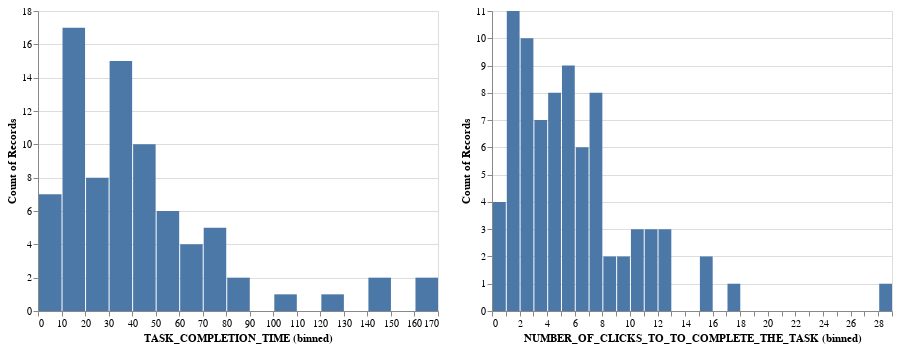

The notebook cell saved with this chart:
### Code cell
base = alt.Chart(overview).mark_bar().encode(
    y="count()",
    x=alt.X("TASK_COMPLETION_TIME", type='quantitative', bin=alt.BinParams(maxbins=30)),
)

base
(base | base.encode(x=alt.X("NUMBER_OF_CLICKS_TO_TO_COMPLETE_THE_TASK", type='quantitative', bin=alt.BinParams(maxbins=30))))

### Figure 1 — Vega-Lite specification as saved in the notebook (floating-point values rounded to 4 significant figures)
{"config": {"view": {"continuousWidth": 400, "continuousHeight": 300}}, "hconcat": [{"mark": "bar", "encoding": {"x": {"bin": {"maxbins": 30}, "field": "TASK_COMPLETION_TIME", "type": "quantitative"}, "y": {"aggregate": "count", "type": "quantitative"}}}, {"mark": "bar", "encoding": {"x": {"bin": {"maxbins": 30}, "field": "NUMBER_OF_CLICKS_TO_TO_COMPLETE_THE_TASK", "type": "quantitative"}, "y": {"aggregate": "count", "type": "quantitative"}}}], "data": {"name": "data-ad2aa700a83011250d7f614c73b996bd"}, "$schema": "https://vega.github.io/schema/vega-lite/v4.17.0.json", "datasets": {"data-ad2aa700a83011250d7f614c73b996bd": [{"ID_PARTICIPANTE": 1, "TASK_NUMBER": 1, "TASK_COMPLETION_TIME": 64.43, "NUMBER_OF_CLICKS_TO_TO_COMPLETE_THE_TASK": 2, "environment": "ar"}, {"ID_PARTICIPANTE": 1, "TASK_NUMBER": 2, "TASK_COMPLETION_TIME": 32.29, "NUMBER_OF_CLICKS_TO_TO_COMPLETE_THE_TASK": 3, "environment": "ar"}, {"ID_PARTICIPANTE": 1, "TASK_NUMBER": 3, "TASK_COMPLETION_TIME": 19.74, "NUMBER_OF_CLICKS_TO_TO_COMPLETE_THE_TASK": 2, "environment": "ar"}, {"ID_PARTICIPANTE": 1, "TASK_NUMBER": 4, "TASK_COMPLETION_TIME": 147.6, "NUMBER_OF_CLICKS_TO_TO_COMPLETE_THE_TASK": 10, "environment": "ar"}, {"ID_PARTICIPANTE": 1, "TASK_NUMBER": 5, "TASK_COMPLETION_TIME": 103.7, "NUMBER_OF_CLICKS_TO_TO_COMPLETE_THE_TASK": 11, "environment": "ar"}, {"ID_PARTICIPANTE": 2, "TASK_NUMBER": 1, "TASK_COMPLETION_TIME": 41.52, "NUMBER_OF_CLICKS_TO_TO_COMPLETE_THE_TASK": 2, "environment": "ar"}, {"ID_PARTICIPANTE": 2, "TASK_NUMBER": 2, "TASK_COMPLETION_TIME": 58.81, "NUMBER_OF_CLICKS_TO_TO_COMPLETE_THE_TASK": 5, "environment": "ar"}, {"ID_PARTICIPANTE": 2, "TASK_NUMBER": 3, "TASK_COMPLETION_TIME": 18.62, "NUMBER_OF_CLICKS_TO_TO_COMPLETE_THE_TASK": 1, "environment": "ar"}, {"ID_PARTICIPANTE": 2, "TASK_NUMBER": 4, "TASK_COMPLETION_TIME": 75.74, "NUMBER_OF_CLICKS_TO_TO_COMPLETE_THE_TASK": 10, "environment": "ar"}, {"ID_PARTICIPANTE": 2, "TASK_NUMBER": 5, "TASK_COMPLETION_TIME": 64.13, "NUMBER_OF_CLICKS_TO_TO_COMPLETE_THE_TASK": 7, "environment": "ar"}, {"ID_PARTICIPANTE": 3, "TASK_NUMBER": 1, "TASK_COMPLETION_TIME": 28.53, "NUMBER_OF_CLICKS_TO_TO_COMPLETE_THE_TASK": 0, "environment": "ar"}, {"ID_PARTICIPANTE": 3, "TASK_NUMBER": 2, "TASK_COMPLETION_TIME": 28.18, "NUMBER_OF_CLICKS_TO_TO_COMPLETE_THE_TASK": 3, "environment": "ar"}, {"ID_PARTICIPANTE": 3, "TASK_NUMBER": 3, "TASK_COMPLETION_TIME": 15.92, "NUMBER_OF_CLICKS_TO_TO_COMPLETE_THE_TASK": 1, "environment": "ar"}, {"ID_PARTICIPANTE": 3, "TASK_NUMBER": 4, "TASK_COMPLETION_TIME": 127.8, "NUMBER_OF_CLICKS_TO_TO_COMPLETE_THE_TASK": 17, "environment": "ar"}, {"ID_PARTICIPANTE": 3, "TASK_NUMBER": 5, "TASK_COMPLETION_TIME": 67.6, "NUMBER_OF_CLICKS_TO_TO_COMPLETE_THE_TASK": 7, "environment": "ar"}, {"ID_PARTICIPANTE": 4, "TASK_NUMBER": 1, "TASK_COMPLETION_TIME": 39.14, "NUMBER_OF_CLICKS_TO_TO_COMPLETE_THE_TASK": 7, "environment": "ar"}, {"ID_PARTICIPANTE": 4, "TASK_NUMBER": 2, "TASK_COMPLETION_TIME": 30.57, "NUMBER_OF_CLICKS_TO_TO_COMPLETE_THE_TASK": 4, "environment": "ar"}, {"ID_PARTICIPANTE": 4, "TASK_NUMBER": 3, "TASK_COMPLETION_TIME": 12.32, "NUMBER_OF_CLICKS_TO_TO_COMPLETE_THE_TASK": 1, "environment": "ar"}, {"ID_PARTICIPANTE": 4, "TASK_NUMBER": 4, "TASK_COMPLETION_TIME": 44.54, "NUMBER_OF_CLICKS_TO_TO_COMPLETE_THE_TASK": 6, "environment": "ar"}, {"ID_PARTICIPANTE": 4, "TASK_NUMBER": 5, "TASK_COMPLETION_TIME": 44.49, "NUMBER_OF_CLICKS_TO_TO_COMPLETE_THE_TASK": 7, "environment": "ar"}, {"ID_PARTICIPANTE": 5, "TASK_NUMBER": 1, "TASK_COMPLETION_TIME": 35.95, "NUMBER_OF_CLICKS_TO_TO_COMPLETE_THE_TASK": 0, "environment": "ar"}, {"ID_PARTICIPANTE": 5, "TASK_NUMBER": 2, "TASK_COMPLETION_TIME": 50.48, "NUMBER_OF_CLICKS_TO_TO_COMPLETE_THE_TASK": 3, "environment": "ar"}, {"ID_PARTICIPANTE": 5, "TASK_NUMBER": 3, "TASK_COMPLETION_TIME": 21.92, "NUMBER_OF_CLICKS_TO_TO_COMPLETE_THE_TASK": 3, "environment": "ar"}, {"ID_PARTICIPANTE": 5, "TASK_NUMBER": 4, "TASK_COMPLETION_TIME": 149.5, "NUMBER_OF_CLICKS_TO_TO_COMPLETE_THE_TASK": 12, "environment": "ar"}, {"ID_PARTICIPANTE": 5, "TASK_NUMBER": 5, "TASK_COMPLETION_TIME": 163.7, "NUMBER_OF_CLICKS_TO_TO_COMPLETE_THE_TASK": 12, "environment": "ar"}, {"ID_PARTICIPANTE": 6, "TASK_NUMBER": 1, "TASK_COMPLETION_TIME": 35.42, "NUMBER_OF_CLICKS_TO_TO_COMPLETE_THE_TASK": 0, "environment": "ar"}, {"ID_PARTICIPANTE": 6, "TASK_NUMBER": 2, "TASK_COMPLETION_TIME": 31.65, "NUMBER_OF_CLICKS_TO_TO_COMPLETE_THE_TASK": 4, "environment": "ar"}, {"ID_PARTICIPANTE": 6, "TASK_NUMBER": 3, "TASK_COMPLETION_TIME": 18.37, "NUMBER_OF_CLICKS_TO_TO_COMPLETE_THE_TASK": 1, "environment": "ar"}, {"ID_PARTICIPANTE": 6, "TASK_NUMBER": 4, "TASK_COMPLETION_TIME": 59.99, "NUMBER_OF_CLICKS_TO_TO_COMPLETE_THE_TASK": 8, "environment": "ar"}, {"ID_PARTICIPANTE": 6, "TASK_NUMBER": 5, "TASK_COMPLETION_TIME": 61.98, "NUMBER_OF_CLICKS_TO_TO_COMPLETE_THE_TASK": 11, "environment": "ar"}, {"ID_PARTICIPANTE": 7, "TASK_NUMBER": 1, "TASK_COMPLETION_TIME": 76.6, "NUMBER_OF_CLICKS_TO_TO_COMPLETE_THE_TASK": 15, "environment": "ar"}, {"ID_PARTICIPANTE": 7, "TASK_NUMBER": 2, "TASK_COMPLETION_TIME": 37.38, "NUMBER_OF_CLICKS_TO_TO_COMPLETE_THE_TASK": 4, "environment": "ar"}, {"ID_PARTICIPANTE": 7, "TASK_NUMBER": 3, "TASK_COMPLETION_TIME": 23.54, "NUMBER_OF_CLICKS_TO_TO_COMPLETE_THE_TASK": 2, "environment": "ar"}, {"ID_PARTICIPANTE": 7, "TASK_NUMBER": 4, "TASK_COMPLETION_TIME": 167.1, "NUMBER_OF_CLICKS_TO_TO_COMPLETE_THE_TASK": 9, "environment": "ar"}, {"ID_PARTICIPANTE": 7, "TASK_NUMBER": 5, "TASK_COMPLETION_TIME": 74.64, "NUMBER_OF_CLICKS_TO_TO_COMPLETE_THE_TASK": 6, "environment": "ar"}, {"ID_PARTICIPANTE": 8, "TASK_NUMBER": 1, "TASK_COMPLETION_TIME": 37.17, "NUMBER_OF_CLICKS_TO_TO_COMPLETE_THE_TASK": 0, "environment": "ar"}, {"ID_PARTICIPANTE": 8, "TASK_NUMBER": 2, "TASK_COMPLETION_TIME": 49.25, "NUMBER_OF_CLICKS_TO_TO_COMPLETE_THE_TASK": 4, "environment": "ar"}, {"ID_PARTICIPANTE": 8, "TASK_NUMBER": 3, "TASK_COMPLETION_TIME": 13.68, "NUMBER_OF_CLICKS_TO_TO_COMPLETE_THE_TASK": 1, "environment": "ar"}, {"ID_PARTICIPANTE": 8, "TASK_NUMBER": 4, "TASK_COMPLETION_TIME": 71.27, "NUMBER_OF_CLICKS_TO_TO_COMPLETE_THE_TASK": 6, "environment": "ar"}, {"ID_PARTICIPANTE": 8, "TASK_NUMBER": 5, "TASK_COMPLETION_TIME": 58.5, "NUMBER_OF_CLICKS_TO_TO_COMPLETE_THE_TASK": 7, "environment": "ar"}, {"ID_PARTICIPANTE": 1, "TASK_NUMBER": 2, "TASK_COMPLETION_TIME": 7.943, "NUMBER_OF_CLICKS_TO_TO_COMPLETE_THE_TASK": 4, "environment": "tablet"}, {"ID_PARTICIPANTE": 2, "TASK_NUMBER": 2, "TASK_COMPLETION_TIME": 42.89, "NUMBER_OF_CLICKS_TO_TO_COMPLETE_THE_TASK": 15, "environment": "tablet"}, {"ID_PARTICIPANTE": 3, "TASK_NUMBER": 2, "TASK_COMPLETION_TIME": 18.88, "NUMBER_OF_CLICKS_TO_TO_COMPLETE_THE_TASK": 4, "environment": "tablet"}, {"ID_PARTICIPANTE": 4, "TASK_NUMBER": 2, "TASK_COMPLETION_TIME": 55.88, "NUMBER_OF_CLICKS_TO_TO_COMPLETE_THE_TASK": 4, "environment": "tablet"}, {"ID_PARTICIPANTE": 5, "TASK_NUMBER": 2, "TASK_COMPLETION_TIME": 30.06, "NUMBER_OF_CLICKS_TO_TO_COMPLETE_THE_TASK": 3, "environment": "tablet"}, {"ID_PARTICIPANTE": 6, "TASK_NUMBER": 2, "TASK_COMPLETION_TIME": 55.08, "NUMBER_OF_CLICKS_TO_TO_COMPLETE_THE_TASK": 4, "environment": "tablet"}, {"ID_PARTICIPANTE": 7, "TASK_NUMBER": 2, "TASK_COMPLETION_TIME": 18.54, "NUMBER_OF_CLICKS_TO_TO_COMPLETE_THE_TASK": 3, "environment": "tablet"}, {"ID_PARTICIPANTE": 8, "TASK_NUMBER": 2, "TASK_COMPLETION_TIME": 14.37, "NUMBER_OF_CLICKS_TO_TO_COMPLETE_THE_TASK": 5, "environment": "tablet"}, {"ID_PARTICIPANTE": 1, "TASK_NUMBER": 3, "TASK_COMPLETION_TIME": 9.44, "NUMBER_OF_CLICKS_TO_TO_COMPLETE_THE_TASK": 2, "environment": "tablet"}, {"ID_PARTICIPANTE": 2, "TASK_NUMBER": 3, "TASK_COMPLETION_TIME": 9.335, "NUMBER_OF_CLICKS_TO_TO_COMPLETE_THE_TASK": 2, "environment": "tablet"}, {"ID_PARTICIPANTE": 3, "TASK_NUMBER": 3, "TASK_COMPLETION_TIME": 35.02, "NUMBER_OF_CLICKS_TO_TO_COMPLETE_THE_TASK": 1, "environment": "tablet"}, {"ID_PARTICIPANTE": 4, "TASK_NUMBER": 3, "TASK_COMPLETION_TIME": 12.06, "NUMBER_OF_CLICKS_TO_TO_COMPLETE_THE_TASK": 1, "environment": "tablet"}, {"ID_PARTICIPANTE": 5, "TASK_NUMBER": 3, "TASK_COMPLETION_TIME": 36.48, "NUMBER_OF_CLICKS_TO_TO_COMPLETE_THE_TASK": 7, "environment": "tablet"}, {"ID_PARTICIPANTE": 6, "TASK_NUMBER": 3, "TASK_COMPLETION_TIME": 14.37, "NUMBER_OF_CLICKS_TO_TO_COMPLETE_THE_TASK": 2, "environment": "tablet"}, {"ID_PARTICIPANTE": 7, "TASK_NUMBER": 3, "TASK_COMPLETION_TIME": 11.54, "NUMBER_OF_CLICKS_TO_TO_COMPLETE_THE_TASK": 1, "environment": "tablet"}, {"ID_PARTICIPANTE": 8, "TASK_NUMBER": 3, "TASK_COMPLETION_TIME": 13.89, "NUMBER_OF_CLICKS_TO_TO_COMPLETE_THE_TASK": 1, "environment": "tablet"}, {"ID_PARTICIPANTE": 1, "TASK_NUMBER": 4, "TASK_COMPLETION_TIME": 16.51, "NUMBER_OF_CLICKS_TO_TO_COMPLETE_THE_TASK": 5, "environment": "tablet"}, {"ID_PARTICIPANTE": 2, "TASK_NUMBER": 4, "TASK_COMPLETION_TIME": 35.37, "NUMBER_OF_CLICKS_TO_TO_COMPLETE_THE_TASK": 7, "environment": "tablet"}, {"ID_PARTICIPANTE": 3, "TASK_NUMBER": 4, "TASK_COMPLETION_TIME": 23.89, "NUMBER_OF_CLICKS_TO_TO_COMPLETE_THE_TASK": 5, "environment": "tablet"}, {"ID_PARTICIPANTE": 4, "TASK_NUMBER": 4, "TASK_COMPLETION_TIME": 73.97, "NUMBER_OF_CLICKS_TO_TO_COMPLETE_THE_TASK": 7, "environment": "tablet"}, {"ID_PARTICIPANTE": 5, "TASK_NUMBER": 4, "TASK_COMPLETION_TIME": 43.14, "NUMBER_OF_CLICKS_TO_TO_COMPLETE_THE_TASK": 8, "environment": "tablet"}, {"ID_PARTICIPANTE": 6, "TASK_NUMBER": 4, "TASK_COMPLETION_TIME": 84.72, "NUMBER_OF_CLICKS_TO_TO_COMPLETE_THE_TASK": 11, "environment": "tablet"}, {"ID_PARTICIPANTE": 7, "TASK_NUMBER": 4, "TASK_COMPLETION_TIME": 46.68, "NUMBER_OF_CLICKS_TO_TO_COMPLETE_THE_TASK": 10, "environment": "tablet"}, {"ID_PARTICIPANTE": 8, "TASK_NUMBER": 4, "TASK_COMPLETION_TIME": 28.3, "NUMBER_OF_CLICKS_TO_TO_COMPLETE_THE_TASK": 6, "environment": "tablet"}, {"ID_PARTICIPANTE": 1, "TASK_NUMBER": 5, "TASK_COMPLETION_TIME": 15.08, "NUMBER_OF_CLICKS_TO_TO_COMPLETE_THE_TASK": 5, "environment": "tablet"}, {"ID_PARTICIPANTE": 2, "TASK_NUMBER": 5, "TASK_COMPLETION_TIME": 47.0, "NUMBER_OF_CLICKS_TO_TO_COMPLETE_THE_TASK": 5, "environment": "tablet"}, {"ID_PARTICIPANTE": 3, "TASK_NUMBER": 5, "TASK_COMPLETION_TIME": 20.09, "NUMBER_OF_CLICKS_TO_TO_COMPLETE_THE_TASK": 5, "environment": "tablet"}, {"ID_PARTICIPANTE": 4, "TASK_NUMBER": 5, "TASK_COMPLETION_TIME": 43.88, "NUMBER_OF_CLICKS_TO_TO_COMPLETE_THE_TASK": 6, "environment": "tablet"}, {"ID_PARTICIPANTE": 5, "TASK_NUMBER": 5, "TASK_COMPLETION_TIME": 48.37, "NUMBER_OF_CLICKS_TO_TO_COMPLETE_THE_TASK": 12, "environment": "tablet"}, {"ID_PARTICIPANTE": 6, "TASK_NUMBER": 5, "TASK_COMPLETION_TIME": 24.11, "NUMBER_OF_CLICKS_TO_TO_COMPLETE_THE_TASK": 5, "environment": "tablet"}, {"ID_PARTICIPANTE": 7, "TASK_NUMBER": 5, "TASK_COMPLETION_TIME": 37.1, "NUMBER_OF_CLICKS_TO_TO_COMPLETE_THE_TASK": 5, "environment": "tablet"}, {"ID_PARTICIPANTE": 8, "TASK_NUMBER": 5, "TASK_COMPLETION_TIME": 32.32, "NUMBER_OF_CLICKS_TO_TO_COMPLETE_THE_TASK": 6, "environment": "tablet"}, {"ID_PARTICIPANTE": 1, "TASK_NUMBER": 1, "TASK_COMPLETION_TIME": 3.599, "NUMBER_OF_CLICKS_TO_TO_COMPLETE_THE_TASK": 2, "environment": "tablet"}, {"ID_PARTICIPANTE": 2, "TASK_NUMBER": 1, "TASK_COMPLETION_TIME": 0.0, "NUMBER_OF_CLICKS_TO_TO_COMPLETE_THE_TASK": 1, "environment": "tablet"}, {"ID_PARTICIPANTE": 3, "TASK_NUMBER": 1, "TASK_COMPLETION_TIME": 0.0, "NUMBER_OF_CLICKS_TO_TO_COMPLETE_THE_TASK": 1, "environment": "tablet"}, {"ID_PARTICIPANTE": 4, "TASK_NUMBER": 1, "TASK_COMPLETION_TIME": 31.5, "NUMBER_OF_CLICKS_TO_TO_COMPLETE_THE_TASK": 3, "environment": "tablet"}, {"ID_PARTICIPANTE": 5, "TASK_NUMBER": 1, "TASK_COMPLETION_TIME": 81.1, "NUMBER_OF_CLICKS_TO_TO_COMPLETE_THE_TASK": 29, "environment": "tablet"}, {"ID_PARTICIPANTE": 6, "TASK_NUMBER": 1, "TASK_COMPLETION_TIME": 17.35, "NUMBER_OF_CLICKS_TO_TO_COMPLETE_THE_TASK": 2, "environment": "tablet"}, {"ID_PARTICIPANTE": 7, "TASK_NUMBER": 1, "TASK_COMPLETION_TIME": 17.55, "NUMBER_OF_CLICKS_TO_TO_COMPLETE_THE_TASK": 9, "environment": "tablet"}, {"ID_PARTICIPANTE": 8, "TASK_NUMBER": 1, "TASK_COMPLETION_TIME": 4.101, "NUMBER_OF_CLICKS_TO_TO_COMPLETE_THE_TASK": 2, "environment": "tablet"}]}}
